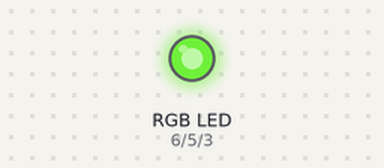
A sketch run on a simulated Arduino Uno, built with avr-gcc and run on an emulated ATmega328P. Parts: an RGB LED mixed from three pins (HIGH = lit).

Above: at 0.05 s.
Timing chart, 0 to 3.0 s (numbered marks = the images above):
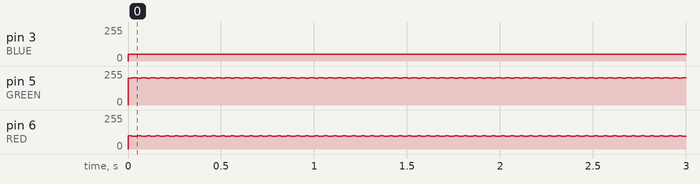

Measured:
- by itself, pin 3 (BLUE): 0/255 → 50/255 at 0.00 s
- by itself, pin 5 (GREEN): repeats every 0.05 s: 202/255 0.01 s, 203/255 0.01 s, 204/255 0.01 s, 205/255 0.01 s, 201/255 0.01 s
- by itself, pin 6 (RED): repeats every 0.05 s: 98/255 0.01 s, 97/255 0.01 s, 96/255 0.01 s, 95/255 0.01 s, 99/255 0.01 s

The sketch:

RGBbby.ino
```cpp
#define BLUE 3
#define GREEN 5
#define RED 6

void setup(){
  pinMode(RED, OUTPUT);
  pinMode(GREEN, OUTPUT);
  pinMode(BLUE, OUTPUT);
  digitalWrite(RED, HIGH);
  digitalWrite(GREEN, LOW);
  digitalWrite(BLUE, LOW);
  }

int redValue;
int greenValue;
int blueValue;

void loop(){
 #define delayTime 10
 greenValue = 200;
 redValue = 100;
 blueValue = 50;


 for(int x=0; x<5; x+=1){
  redValue-=1;
  greenValue+=1;

  analogWrite(RED, redValue);
  analogWrite(GREEN, greenValue);
  analogWrite(BLUE, blueValue);
  delay(delayTime);
  }


  }
```
